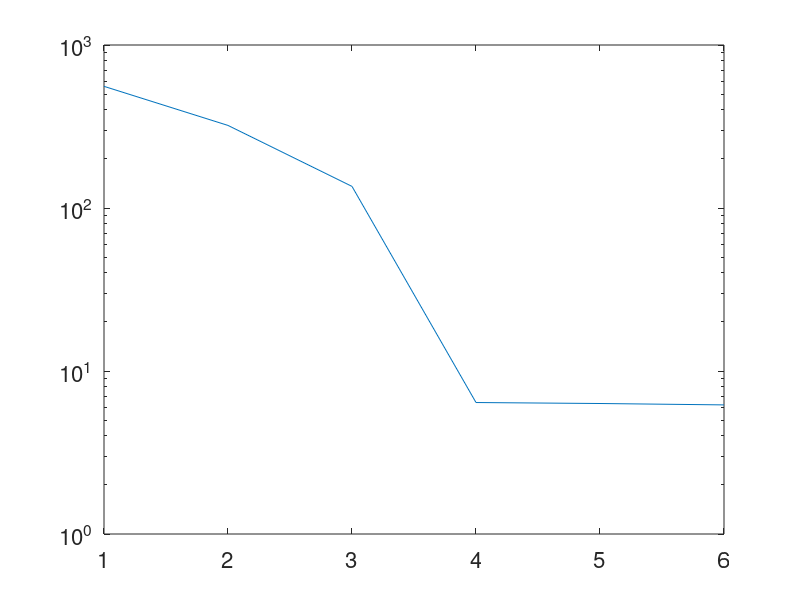
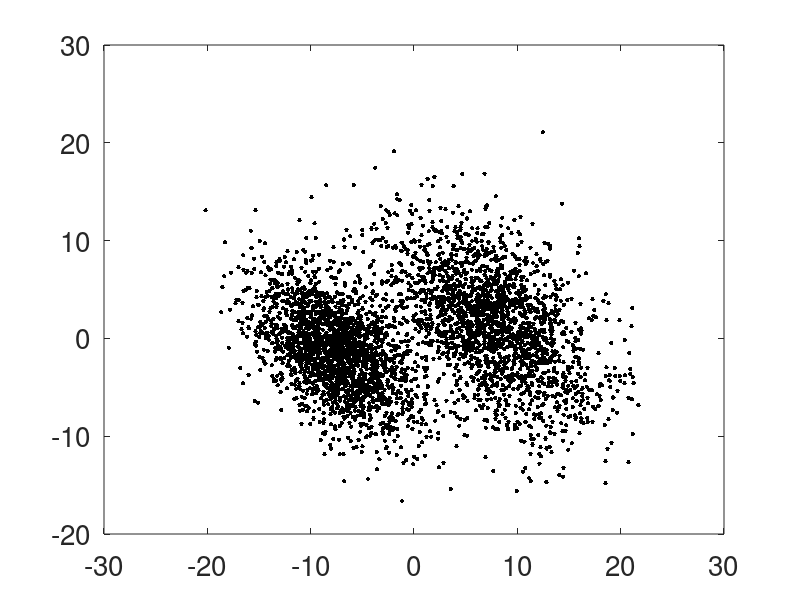

Source code (MATLAB) for these figures, in order:
load ModelReductionData.mat
% Center the data
x_c= mean(X,2);
X_c = X - x_c*ones(1,length(X));

% Compute the SVD
[U, D, V] = svd(X_c);
%Singualr values
sigma=diag(D);
% Plot singular values
figure()
semilogy(sigma)
set(gca, 'FontSize', 16)

% Plot scatter plots of first few principal components
Z=U(:,1:2)'*X_c;
figure()
plot(Z(1,:),Z(2,:),'k.','MarkerSize',10)
set(gca,'FontSize',20)
